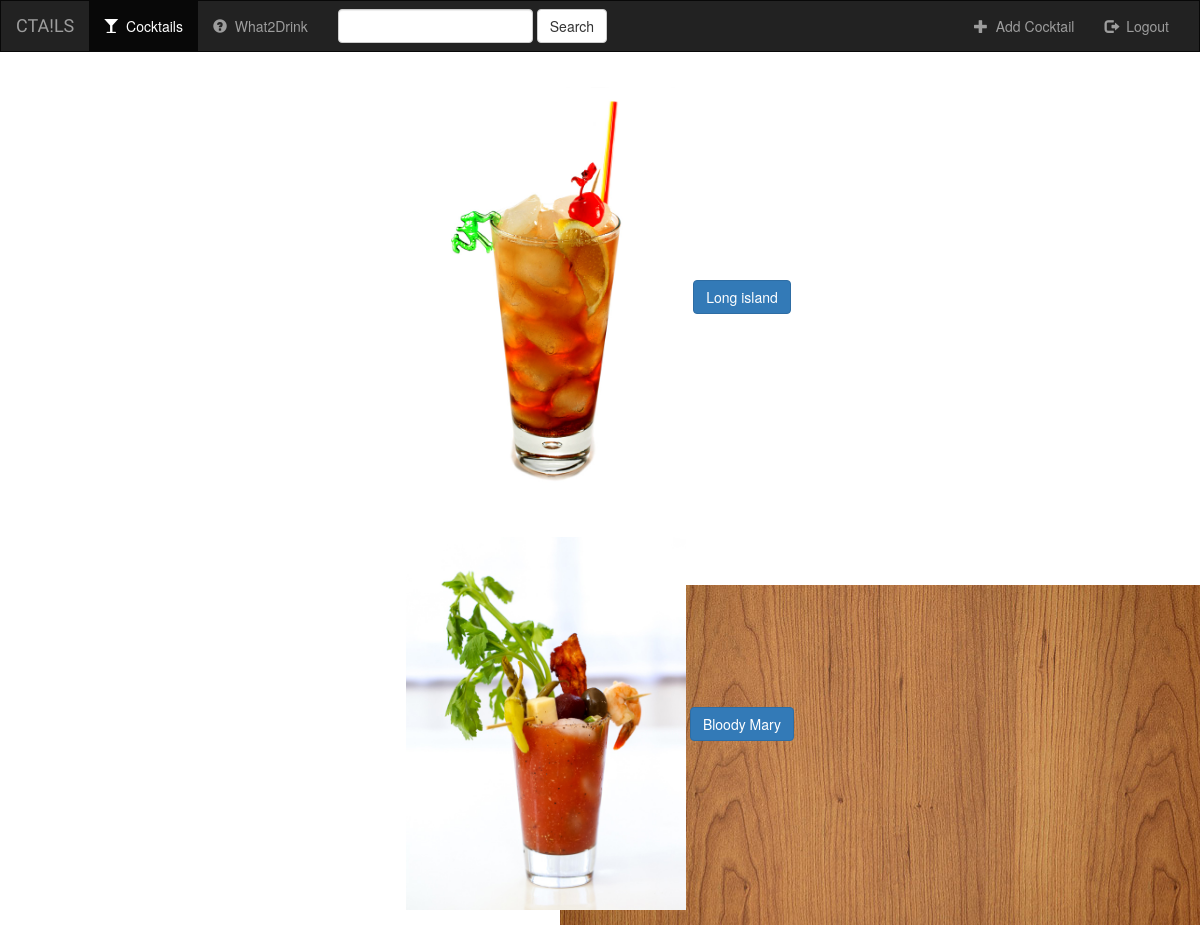
Page /cocktails/ on the committed database.
### cocktails/models.py (models this page shows, shortened)
class Cocktail(models.Model):
    taste = models.CharField(max_length=20)
    cocktail_name = models.CharField(max_length=50, primary_key='true')
    difficulty = models.CharField(max_length=20)
    cocktail_pic = models.FileField()
    strength = models.CharField(max_length=20)
    is_favorite = models.BooleanField(default=False)
    spirit1 = models.CharField(max_length=30, default='')
    spirit2 = models.CharField(max_length=30, default='')
    spirit3 = models.CharField(max_length=30, default='')
    spirit4 = models.CharField(max_length=30, default='')
    spirit5 = models.CharField(max_length=30, default='')

### cocktails/views.py (the view)
# urls.py: path('', views.IndexView.as_view(), name='index'),
class IndexView(generic.ListView):
    template_name = 'cocktails/index.html'
    context_object_name = 'all_cocktails'
    def get_queryset(self):
        return Cocktail.objects.all()

### cocktails/templates/cocktails/index.html
{% extends 'cocktails/base.html' %}
{% block body %}
    {% load staticfiles %}
    <link rel="stylesheet" type="text/css" href="{% static 'cocktails/style.css' %}" />
    {% if all_cocktails %}
        {% for c in all_cocktails %}
            <div class="row">
                <div class="card-deck">
                    <div class ="card">
                        <div class="card-block">
                            <img class ="card-image-top" alt="Card Image" src="{{c.cocktail_pic.url }}" style="max-width:20em ">
                            <a href="{% url 'cocktails:detail' c.cocktail_name %}" class="btn btn-primary">{{ c.cocktail_name }}</a>
                        </div>
                    </div>
                </div>
            </div>
        {% endfor %}
    {% else %}
        <h3>There is not any cocktails</h3>
    {% endif %}
{% endblock %}

### cocktails/static/cocktails/style.css (style rules this page uses)
body { background: white url("images/123.jpg") no-repeat right bottom; }
.card { margin:15px; align-items:center; text-align: center; }

### rows in the picture
Cocktail: cocktail_pic (picture), cocktail_name "Long island"
Cocktail: cocktail_pic (picture), cocktail_name "Bloody Mary"
